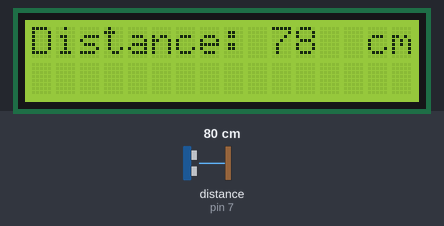
Bench run of a sketch on a simulated Arduino Uno, built with avr-gcc and run on an emulated ATmega328P. Parts: 16×2 character LCD. Wiring (inferred from the names in the program): ultrasonic range finder: trigger pin 8; echo pin 7. The test bench sets the inputs (shaded band); at power-on: distance to the obstacle (sensor on pin 7) 80 cm. The echo pulse lasts 58.3 µs per cm.

Above: at 1.2 s.
1.3 s: distance to the obstacle (sensor on pin 7) set to 103 cm
At 1.55 s:
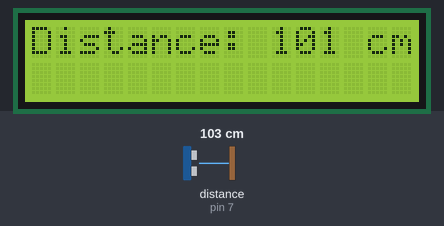
2.8 s: distance to the obstacle (sensor on pin 7) set to 2 cm
At 3.7 s:
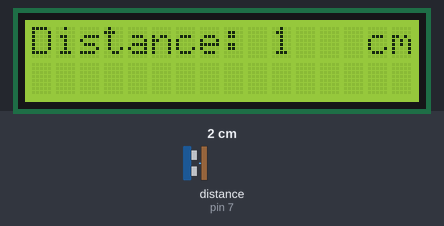
4.3 s: distance to the obstacle (sensor on pin 7) set to 4 cm
At 5.2 s:
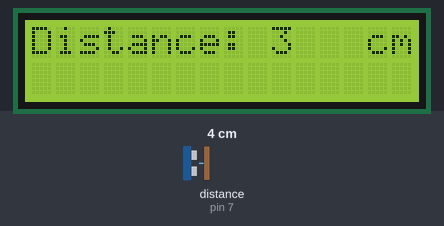
Timing chart, 0 to 7.3 s (numbered marks = the images above; inputs shaded):
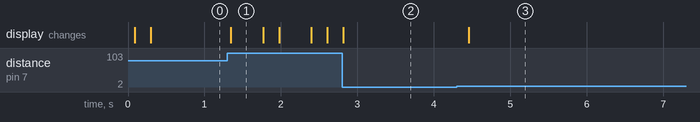

The sketch:

CODE-016.ino
```cpp
//VTM   https://www.youtube.com/c/VTMVlogVoThongMinh
/*Kết nối     HC-SR04              ARDUINO          LCD1602-I2C
 *             Trig                  D8
 *             Echo                  D7
 *                                   D20               SDA
 *                                   D21               SCL
 */
#include <LiquidCrystal_I2C.h>
LiquidCrystal_I2C lcd(0x27, 16, 2);
const int trig = 8;
const int echo = 7;
//...............................................
void setup()
{
  Serial.begin(9600);
  lcd.init();
  lcd.backlight();
  lcd.setCursor(0, 0);
  lcd.print("Distance:");
  lcd.setCursor(13, 0);
  lcd.print(" cm");
  pinMode(trig, OUTPUT);
  pinMode(echo, INPUT);
}
//...............................................
void loop()
{
  unsigned long duration;
  int distance;
  digitalWrite(trig, 0);
  delayMicroseconds(2);
  digitalWrite(trig, 1);
  delayMicroseconds(5);
  digitalWrite(trig, 0);
  duration = pulseIn(echo, HIGH);
  distance = int(duration / 2 / 29.412);
  lcd.setCursor(10, 0);
  lcd.print(distance);
  if (distance < 10) {
    lcd.setCursor(11, 0);
    lcd.print("  ");
  }
  else if (distance < 100) {
    lcd.setCursor(12, 0);
    lcd.print(' ');
  }
  delay(200);
}
```

Measured:
- after the input at 1.3 s, the display: changes after 0.05 s (image 1)
- after the input at 2.8 s, the display: changes at once (image 2)
- after the input at 4.3 s, the display: changes after 0.16 s (image 3)
- what the display in image 1 shows lasts 0.5 s, from 1.3 s to 1.8 s
